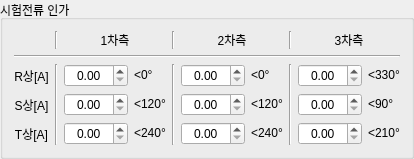
        <widget class="QGroupBox" name="groupBox_7">
         <property name="title">
          <string>시험전류 인가</string>
         </property>
         <layout class="QGridLayout" name="gridLayout_13">
          <item row="0" column="0">
           <layout class="QGridLayout" name="gridLayout_12">
            <item row="2" column="9">
             <widget class="QLabel" name="label_31">
              <property name="sizePolicy">
               <sizepolicy hsizetype="Maximum" vsizetype="Preferred">
                <horstretch>0</horstretch>
                <verstretch>0</verstretch>
               </sizepolicy>
              </property>
              <property name="text">
               <string>&lt;330°</string>
              </property>
              <property name="alignment">
               <set>Qt::AlignLeading|Qt::AlignLeft|Qt::AlignVCenter</set>
              </property>
             </widget>
            </item>
            <item row="4" column="2">
             <widget class="QDoubleSpinBox" name="edit_i_1_t">
              <property name="alignment">
               <set>Qt::AlignCenter</set>
              </property>
              <property name="maximum">
               <double>100.000000000000000</double>
              </property>
              <property name="singleStep">
               <double>0.010000000000000</double>
              </property>
             </widget>
            </item>
            <item row="3" column="2">
             <widget class="QDoubleSpinBox" name="edit_i_1_s">
              <property name="alignment">
               <set>Qt::AlignCenter</set>
              </property>
              <property name="maximum">
               <double>100.000000000000000</double>
              </property>
              <property name="singleStep">
               <double>0.010000000000000</double>
              </property>
             </widget>
            </item>
            <item row="4" column="6">
             <widget class="QLabel" name="label_30">
              <property name="sizePolicy">
               <sizepolicy hsizetype="Minimum" vsizetype="Preferred">
                <horstretch>0</horstretch>
                <verstretch>0</verstretch>
               </sizepolicy>
              </property>
              <property name="text">
               <string>&lt;240°</string>
              </property>
              <property name="alignment">
               <set>Qt::AlignLeading|Qt::AlignLeft|Qt::AlignVCenter</set>
              </property>
             </widget>
            </item>
            <item row="2" column="4" rowspan="3">
             <widget class="Line" name="line_3">
              <property name="orientation">
               <enum>Qt::Vertical</enum>
              </property>
             </widget>
            </item>
            <item row="0" column="5" colspan="2">
             <widget class="QLabel" name="label_21">
              <property name="text">
               <string>2차측</string>
              </property>
              <property name="alignment">
               <set>Qt::AlignCenter</set>
              </property>
             </widget>
            </item>
            <item row="3" column="9">
             <widget class="QLabel" name="label_33">
              <property name="sizePolicy">
               <sizepolicy hsizetype="Maximum" vsizetype="Preferred">
                <horstretch>0</horstretch>
                <verstretch>0</verstretch>
               </sizepolicy>
              </property>
              <property name="text">
               <string>&lt;90°</string>
              </property>
              <property name="alignment">
               <set>Qt::AlignLeading|Qt::AlignLeft|Qt::AlignVCenter</set>
              </property>
             </widget>
            </item>
            <item row="0" column="0">
             <widget class="QLabel" name="label_18">
              <property name="text">
               <string/>
              </property>
              <property name="alignment">
               <set>Qt::AlignCenter</set>
              </property>
             </widget>
            </item>
            <item row="2" column="7" rowspan="3">
             <widget class="Line" name="line_4">
              <property name="orientation">
               <enum>Qt::Vertical</enum>
              </property>
             </widget>
            </item>
            <item row="4" column="8">
             <widget class="QDoubleSpinBox" name="edit_i_3_t">
              <property name="alignment">
               <set>Qt::AlignCenter</set>
              </property>
              <property name="maximum">
               <double>100.000000000000000</double>
              </property>
              <property name="singleStep">
               <double>0.010000000000000</double>
              </property>
             </widget>
            </item>
            <item row="3" column="5">
             <widget class="QDoubleSpinBox" name="edit_i_2_s">
              <property name="alignment">
               <set>Qt::AlignCenter</set>
              </property>
              <property name="maximum">
               <double>100.000000000000000</double>
              </property>
              <property name="singleStep">
               <double>0.010000000000000</double>
              </property>
             </widget>
            </item>
            <item row="2" column="3">
             <widget class="QLabel" name="label_25">
              <property name="sizePolicy">
               <sizepolicy hsizetype="Maximum" vsizetype="Preferred">
                <horstretch>0</horstretch>
                <verstretch>0</verstretch>
               </sizepolicy>
              </property>
              <property name="text">
               <string>&lt;0°</string>
              </property>
              <property name="alignment">
               <set>Qt::AlignLeading|Qt::AlignLeft|Qt::AlignVCenter</set>
              </property>
             </widget>
            </item>
            <item row="4" column="3">
             <widget class="QLabel" name="label_27">
              <property name="sizePolicy">
               <sizepolicy hsizetype="Maximum" vsizetype="Preferred">
                <horstretch>0</horstretch>
                <verstretch>0</verstretch>
               </sizepolicy>
              </property>
              <property name="text">
               <string>&lt;240°</string>
              </property>
              <property name="alignment">
               <set>Qt::AlignLeading|Qt::AlignLeft|Qt::AlignVCenter</set>
              </property>
             </widget>
            </item>
            <item row="3" column="6">
             <widget class="QLabel" name="label_29">
              <property name="sizePolicy">
               <sizepolicy hsizetype="Maximum" vsizetype="Preferred">
                <horstretch>0</horstretch>
                <verstretch>0</verstretch>
               </sizepolicy>
              </property>
              <property name="text">
               <string>&lt;120°</string>
              </property>
              <property name="alignment">
               <set>Qt::AlignLeading|Qt::AlignLeft|Qt::AlignVCenter</set>
              </property>
             </widget>
            </item>
            <item row="3" column="3">
             <widget class="QLabel" name="label_26">
              <property name="sizePolicy">
               <sizepolicy hsizetype="Minimum" vsizetype="Preferred">
                <horstretch>0</horstretch>
                <verstretch>0</verstretch>
               </sizepolicy>
              </property>
              <property name="text">
               <string>&lt;120°</string>
              </property>
              <property name="alignment">
               <set>Qt::AlignLeading|Qt::AlignLeft|Qt::AlignVCenter</set>
              </property>
             </widget>
            </item>
            <item row="2" column="2">
             <widget class="QDoubleSpinBox" name="edit_i_1_r">
              <property name="alignment">
               <set>Qt::AlignCenter</set>
              </property>
              <property name="maximum">
               <double>100.000000000000000</double>
              </property>
              <property name="singleStep">
               <double>0.010000000000000</double>
              </property>
             </widget>
            </item>
            <item row="2" column="8">
             <widget class="QDoubleSpinBox" name="edit_i_3_r">
              <property name="alignment">
               <set>Qt::AlignCenter</set>
              </property>
              <property name="maximum">
               <double>100.000000000000000</double>
              </property>
              <property name="singleStep">
               <double>0.010000000000000</double>
              </property>
             </widget>
            </item>
            <item row="0" column="2" colspan="2">
             <widget class="QLabel" name="label_19">
              <property name="text">
               <string>1차측</string>
              </property>
              <property name="alignment">
               <set>Qt::AlignCenter</set>
              </property>
             </widget>
            </item>
            <item row="4" column="9">
             <widget class="QLabel" name="label_34">
              <property name="sizePolicy">
               <sizepolicy hsizetype="Minimum" vsizetype="Preferred">
                <horstretch>0</horstretch>
                <verstretch>0</verstretch>
               </sizepolicy>
              </property>
              <property name="text">
               <string>&lt;210°</string>
              </property>
              <property name="alignment">
               <set>Qt::AlignLeading|Qt::AlignLeft|Qt::AlignVCenter</set>
              </property>
             </widget>
            </item>
            <item row="2" column="0">
             <widget class="QLabel" name="label_22">
              <property name="text">
               <string>R상[A]</string>
              </property>
              <property name="alignment">
               <set>Qt::AlignCenter</set>
              </property>
             </widget>
            </item>
            <item row="4" column="0">
             <widget class="QLabel" name="label_24">
              <property name="text">
               <string>T상[A]</string>
              </property>
              <property name="alignment">
               <set>Qt::AlignCenter</set>
              </property>
             </widget>
            </item>
            <item row="3" column="0">
             <widget class="QLabel" name="label_23">
              <property name="text">
               <string>S상[A]</string>
              </property>
              <property name="alignment">
               <set>Qt::AlignCenter</set>
              </property>
             </widget>
            </item>
            <item row="2" column="6">
             <widget class="QLabel" name="label_28">
              <property name="sizePolicy">
               <sizepolicy hsizetype="Maximum" vsizetype="Preferred">
                <horstretch>0</horstretch>
                <verstretch>0</verstretch>
               </sizepolicy>
              </property>
              <property name="text">
               <string>&lt;0°</string>
              </property>
              <property name="alignment">
               <set>Qt::AlignLeading|Qt::AlignLeft|Qt::AlignVCenter</set>
              </property>
             </widget>
            </item>
            <item row="2" column="5">
             <widget class="QDoubleSpinBox" name="edit_i_2_r">
              <property name="alignment">
               <set>Qt::AlignCenter</set>
              </property>
              <property name="maximum">
               <double>100.000000000000000</double>
              </property>
              <property name="singleStep">
               <double>0.010000000000000</double>
              </property>
             </widget>
            </item>
            <item row="4" column="5">
             <widget class="QDoubleSpinBox" name="edit_i_2_t">
              <property name="alignment">
               <set>Qt::AlignCenter</set>
              </property>
              <property name="maximum">
               <double>100.000000000000000</double>
              </property>
              <property name="singleStep">
               <double>0.010000000000000</double>
              </property>
             </widget>
            </item>
            <item row="3" column="8">
             <widget class="QDoubleSpinBox" name="edit_i_3_s">
              <property name="alignment">
               <set>Qt::AlignCenter</set>
              </property>
              <property name="maximum">
               <double>100.000000000000000</double>
              </property>
              <property name="singleStep">
               <double>0.010000000000000</double>
              </property>
             </widget>
            </item>
            <item row="2" column="1" rowspan="3">
             <widget class="Line" name="line_2">
              <property name="orientation">
               <enum>Qt::Vertical</enum>
              </property>
             </widget>
            </item>
            <item row="0" column="8" colspan="2">
             <widget class="QLabel" name="label_32">
              <property name="text">
               <string>3차측</string>
              </property>
              <property name="alignment">
               <set>Qt::AlignCenter</set>
              </property>
             </widget>
            </item>
            <item row="1" column="0" colspan="10">
             <widget class="Line" name="line_5">
              <property name="orientation">
               <enum>Qt::Horizontal</enum>
              </property>
             </widget>
            </item>
            <item row="0" column="1">
             <widget class="Line" name="line_10">
              <property name="orientation">
               <enum>Qt::Vertical</enum>
              </property>
             </widget>
            </item>
            <item row="0" column="4">
             <widget class="Line" name="line_11">
              <property name="orientation">
               <enum>Qt::Vertical</enum>
              </property>
             </widget>
            </item>
            <item row="0" column="7">
             <widget class="Line" name="line_12">
              <property name="orientation">
               <enum>Qt::Vertical</enum>
              </property>
             </widget>
            </item>
           </layout>
          </item>
         </layout>
        </widget>
